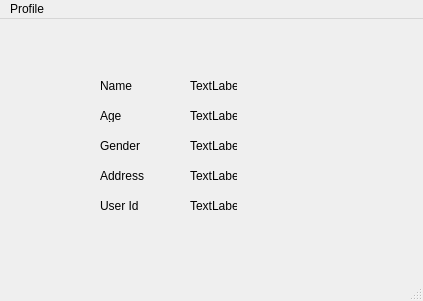
<?xml version="1.0" encoding="UTF-8"?>
<ui version="4.0">
 <class>profile</class>
 <widget class="QMainWindow" name="profile">
  <property name="geometry">
   <rect>
    <x>0</x>
    <y>0</y>
    <width>423</width>
    <height>301</height>
   </rect>
  </property>
  <property name="windowTitle">
   <string>MainWindow</string>
  </property>
  <widget class="QWidget" name="centralwidget">
   <widget class="QLabel" name="label">
    <property name="geometry">
     <rect>
      <x>100</x>
      <y>60</y>
      <width>47</width>
      <height>13</height>
     </rect>
    </property>
    <property name="text">
     <string>Name</string>
    </property>
   </widget>
   <widget class="QLabel" name="label_2">
    <property name="geometry">
     <rect>
      <x>100</x>
      <y>90</y>
      <width>47</width>
      <height>13</height>
     </rect>
    </property>
    <property name="text">
     <string>Age</string>
    </property>
   </widget>
   <widget class="QLabel" name="label_3">
    <property name="geometry">
     <rect>
      <x>100</x>
      <y>120</y>
      <width>47</width>
      <height>13</height>
     </rect>
    </property>
    <property name="text">
     <string>Gender</string>
    </property>
   </widget>
   <widget class="QLabel" name="label_4">
    <property name="geometry">
     <rect>
      <x>100</x>
      <y>150</y>
      <width>47</width>
      <height>13</height>
     </rect>
    </property>
    <property name="text">
     <string>Address</string>
    </property>
   </widget>
   <widget class="QLabel" name="label_5">
    <property name="geometry">
     <rect>
      <x>100</x>
      <y>180</y>
      <width>47</width>
      <height>13</height>
     </rect>
    </property>
    <property name="text">
     <string>User Id</string>
    </property>
   </widget>
   <widget class="QLabel" name="nameL">
    <property name="geometry">
     <rect>
      <x>190</x>
      <y>60</y>
      <width>47</width>
      <height>13</height>
     </rect>
    </property>
    <property name="text">
     <string>TextLabel</string>
    </property>
   </widget>
   <widget class="QLabel" name="ageL">
    <property name="geometry">
     <rect>
      <x>190</x>
      <y>90</y>
      <width>47</width>
      <height>13</height>
     </rect>
    </property>
    <property name="text">
     <string>TextLabel</string>
    </property>
   </widget>
   <widget class="QLabel" name="genL">
    <property name="geometry">
     <rect>
      <x>190</x>
      <y>120</y>
      <width>47</width>
      <height>13</height>
     </rect>
    </property>
    <property name="text">
     <string>TextLabel</string>
    </property>
   </widget>
   <widget class="QLabel" name="addL">
    <property name="geometry">
     <rect>
      <x>190</x>
      <y>150</y>
      <width>47</width>
      <height>13</height>
     </rect>
    </property>
    <property name="text">
     <string>TextLabel</string>
    </property>
   </widget>
   <widget class="QLabel" name="idL">
    <property name="geometry">
     <rect>
      <x>190</x>
      <y>180</y>
      <width>47</width>
      <height>13</height>
     </rect>
    </property>
    <property name="text">
     <string>TextLabel</string>
    </property>
   </widget>
  </widget>
  <widget class="QMenuBar" name="menubar">
   <property name="geometry">
    <rect>
     <x>0</x>
     <y>0</y>
     <width>423</width>
     <height>21</height>
    </rect>
   </property>
   <widget class="QMenu" name="menuProfile">
    <property name="title">
     <string>Profile</string>
    </property>
   </widget>
   <addaction name="menuProfile"/>
  </widget>
  <widget class="QStatusBar" name="statusbar"/>
 </widget>
 <resources/>
 <connections/>
</ui>
